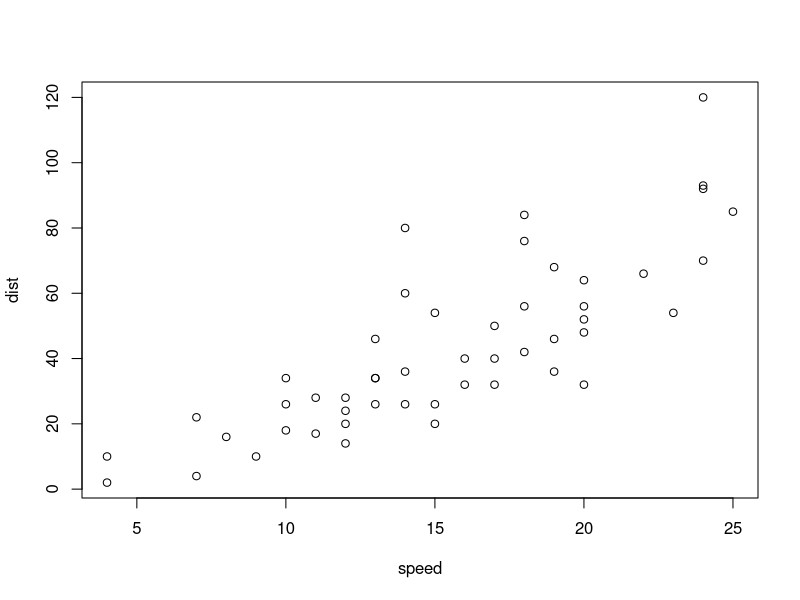
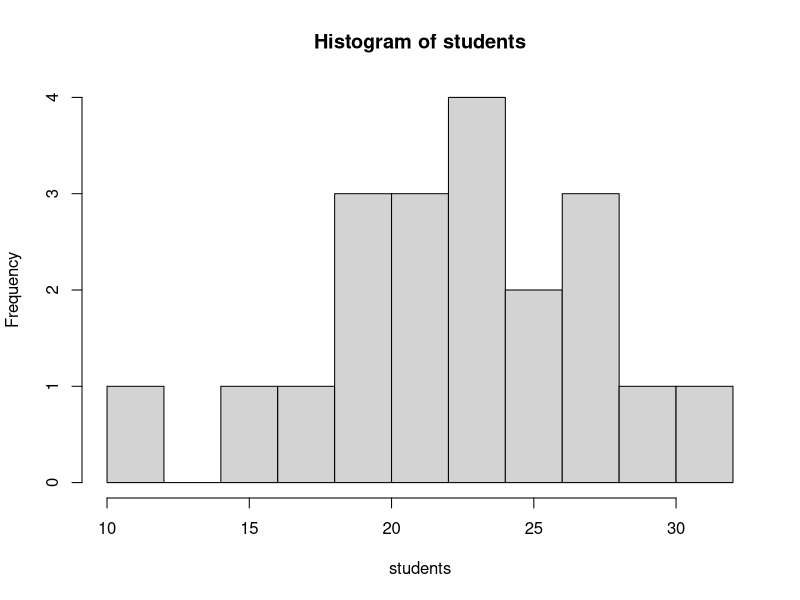
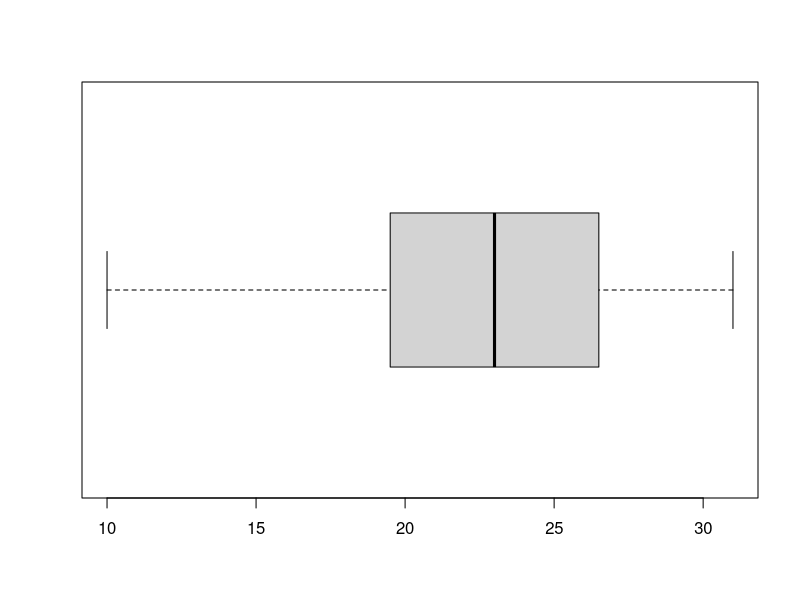
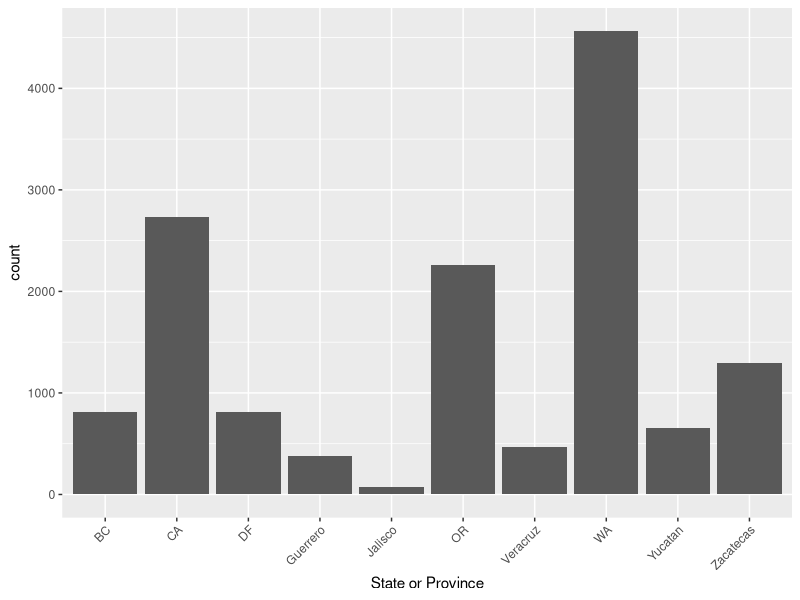
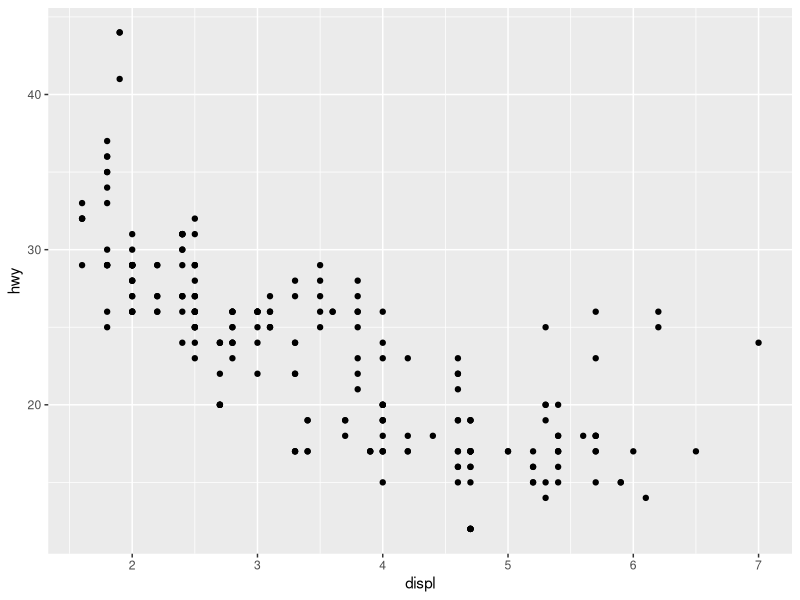
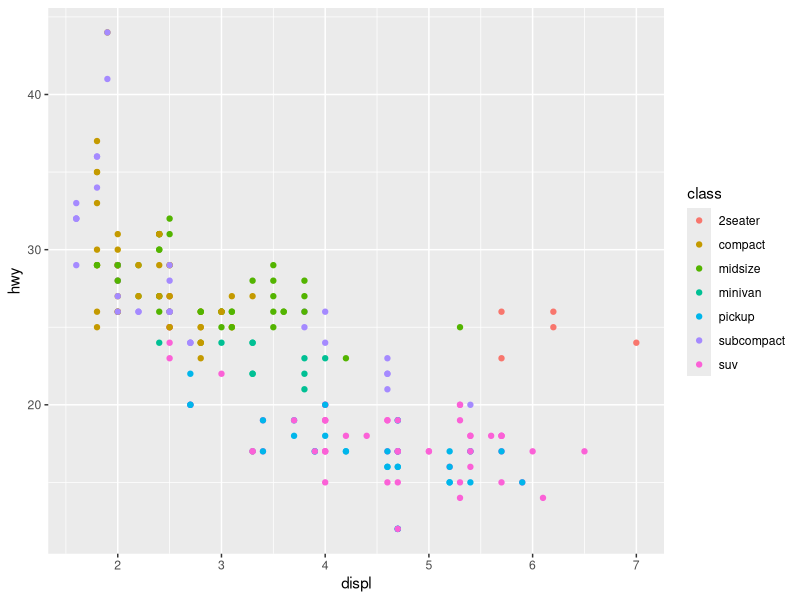

R code for these plots, in order:
## ---- chunk 1
plot(cars)
## ---- chunk 2
# for testing use this
students <- round(rnorm(20, 25, 5))

# for class use this
# students <- c() 

students
## ---- chunk 3
summary(students)
## ---- chunk 4
var(students); sqrt(var(students))
## ---- chunk 5
# define a variable for the mean we will consistently use bar for sample mean
# again note I use the <- assignment rather than =
ybar <- mean(students)

# R can then do the arithmetic and when we combine a list of numbers with a single number and square it, it knows what we mean.
(students - ybar)^2
## ---- chunk 6
# Then as we said, we sum over all of these and then divide by the number of them
# minus 1

sum( (students - ybar)^2 ) / ( length(students) - 1 )
## ---- chunk 7
sum(students - ybar )
## ---- chunk 8
hist(students, 10)
## ---- chunk 9
boxplot(students, horizontal=TRUE)
# Note the use of = for a parameter instead of <-
## ---- chunk 10
library(readxl) # for reading Excel files
library(ggplot2) # for making nice plots - part of the tidyverse
## ---- chunk 11
supermarket <- read_excel("Supermarket Transactions.xlsx", sheet = 2)
supermarket
## ---- chunk 12
colnames(supermarket)
## ---- chunk 13
sapply(supermarket, class)
## ---- chunk 14
table(supermarket$Gender)
## ---- chunk 15
# Note that because the feature Marital Status has a space in it, we have to use quotes to refer to it:
table( supermarket$`Marital Status`, supermarket$Gender) 
## ---- chunk 16
# Here to make this easier to read we are going to do the operation in two separate commands; 
# note the semi-colon indicating the end of the first command
table1 <- table(supermarket$`Marital Status`, supermarket$Gender, supermarket$`State or Province`);

ftable(table1)
## ---- chunk 17
table2 <- table(supermarket$`Marital Status`, supermarket$Gender);

prop.table(table2)
## ---- chunk 18
# Note in this one the direction of the quotes matter
ggplot(supermarket) + 
  geom_bar(mapping = aes(x=`State or Province`)) + 
  theme(axis.text.x=element_text(angle=45, hjust=1))
## ---- chunk 19
mpg
## ---- chunk 20
ggplot(data = mpg) + geom_point(mapping = aes( x = displ, y = hwy ))
## ---- chunk 21
ggplot(data = mpg) + geom_point(mapping = aes( x = displ, y = hwy, color = class ))
